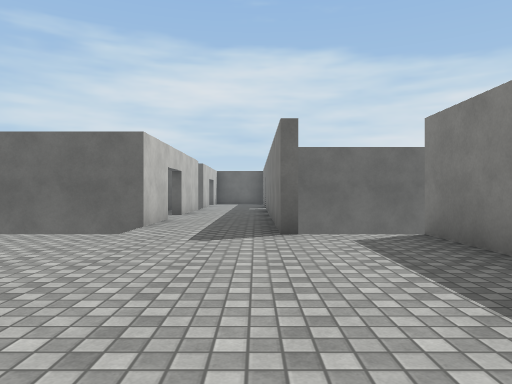
view 1 (above)

16 first-person views from a walk through a 3-D level made in the Unity game engine. The camera is 1.2 m above the floor, looks level and sees 70° across. The floor is counted in squares, 2 m on a side. Each view is taken from the middle of a square. On the plan, view 1 faces up. The plan holds only what a view shows up to about 10 squares ahead; the rest is blank. The player is left out. Surface patterns are stand-ins for the level's own textures.

view 2
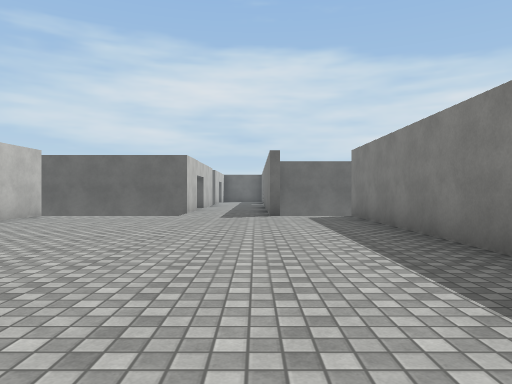

view 3
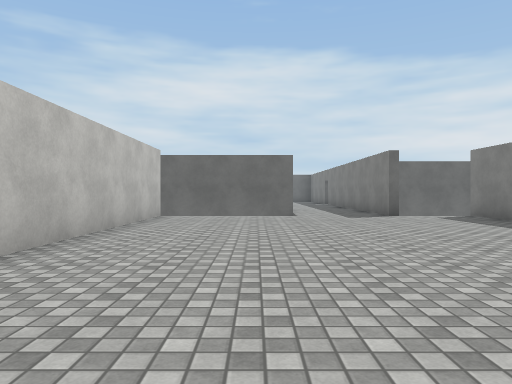

view 4
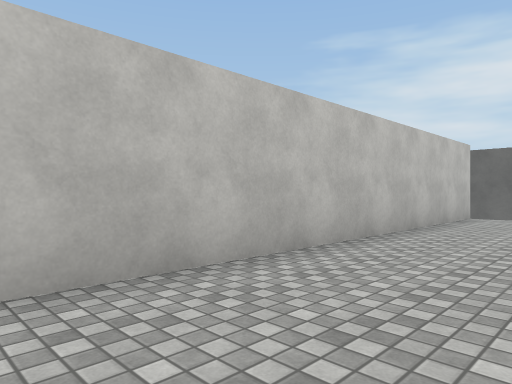

view 5
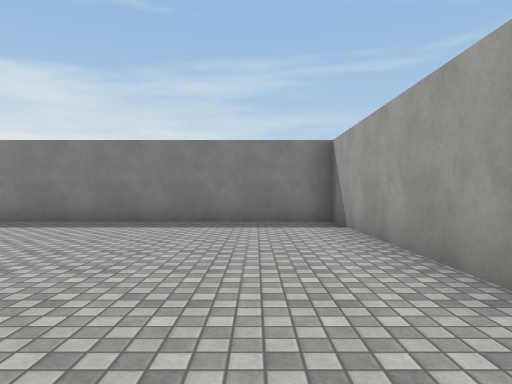

view 6
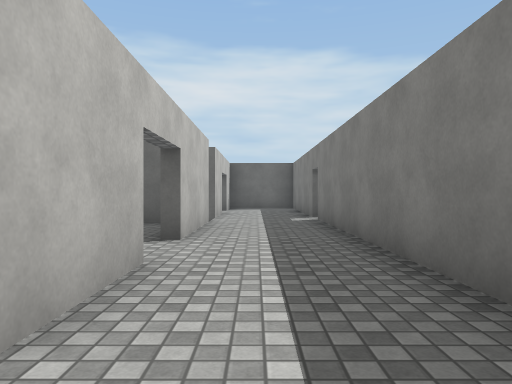

view 7
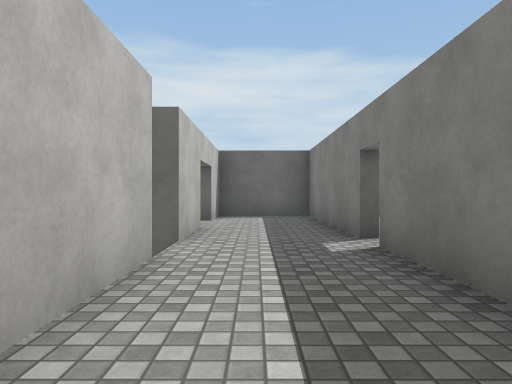

view 8
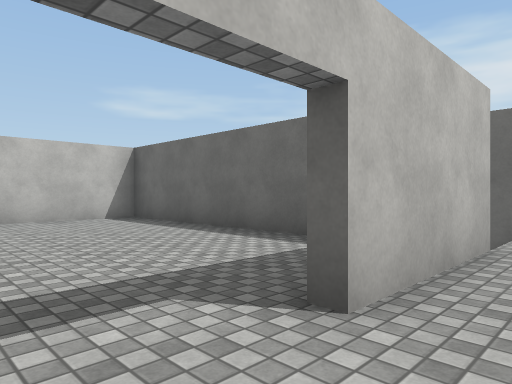

view 9
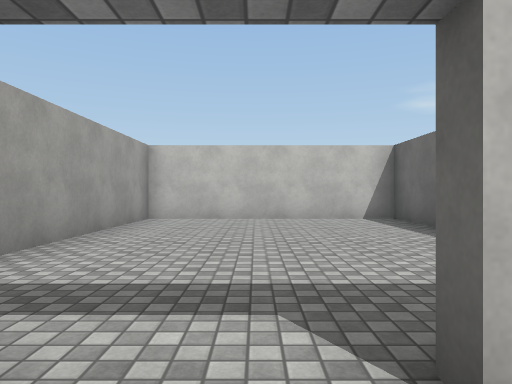

view 10
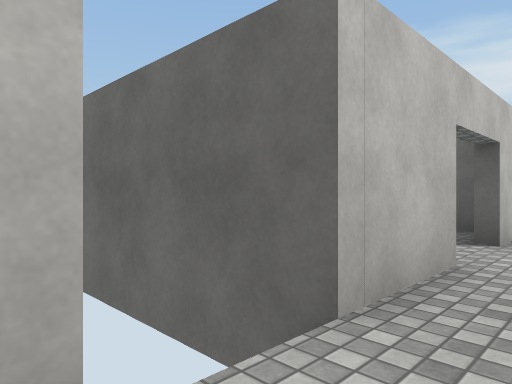

view 11
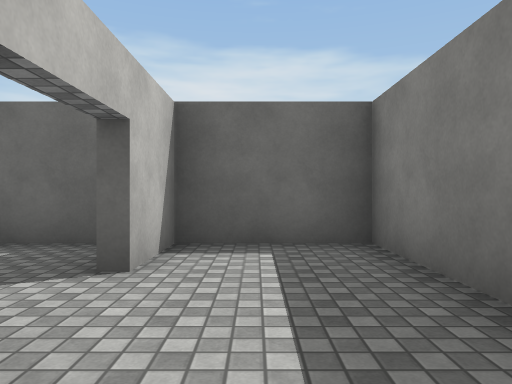

view 12
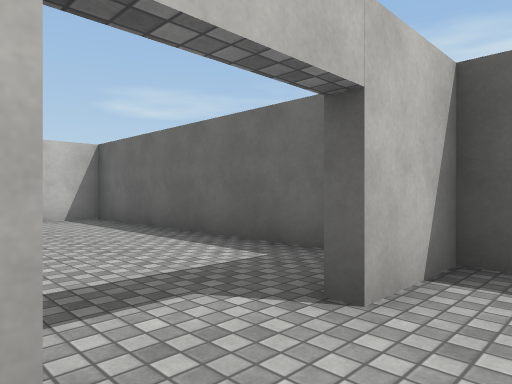

view 13
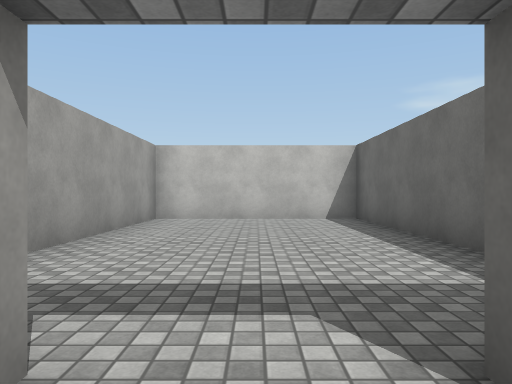

view 14
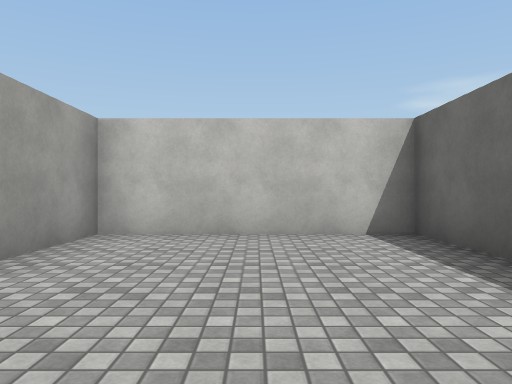

view 15
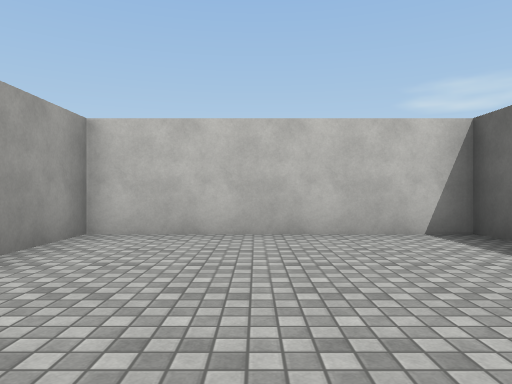

view 16
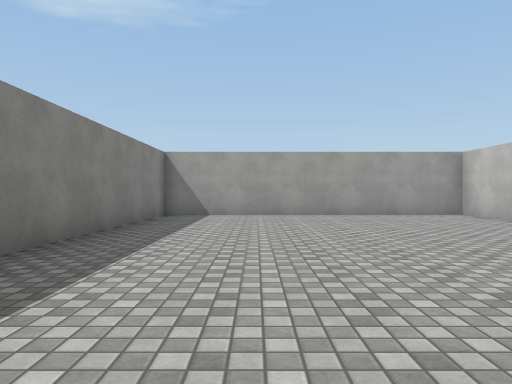

### Floor plan
Ten units are one square. View 1 is at (0, 0); x grows to the right and y downward. Boxes are objects, and circles mark ways between rooms. Rooms are numbered by the first view taken in them; rooms with no view inside come last. Other rooms are left out.
<svg viewBox="-97 -188 132 239">
<path fill="none" stroke="#000" d="M4 -52 4 -130M-54 -52 -54 46 24 46 24 -52M-19 -81 -19 -63 -58 -63M-19 -124 -19 -95M4 -138 4 -183 -19 -183 -19 -168M-19 -154 -19 -135M-25 -183 -92 -183 -92 -138 -45 -138M-28 -121 -92 -121 -92 -66 -44 -66"/>
<circle cx="-20" cy="-160" r="3" fill="#2a7"/>
<circle cx="-20" cy="-90" r="3" fill="#2a7"/>
<text x="-10" y="-20">1</text>
<text x="-60" y="-160">2</text>
<text x="-60" y="-90">3</text>
</svg>
Room 1 opens to room 2. Room 1 opens to room 3.

Where each view was taken, in squares from view 1:
view 1: 0 up, 0 right, facing up
view 2: 4 down, 0 right, facing up
view 3: 4 down, 3 left, facing up
view 4: 4 down, 3 left, facing up-left
view 5: 3 down, 5 left, facing right
view 6: 5 up, 1 left, facing up
view 7: 9 up, 1 left, facing up
view 8: 8 up, 1 left, facing up-left
view 9: 9 up, 1 left, facing left
view 10: 12 up, 1 left, facing up-left
view 11: 14 up, 1 left, facing up
view 12: 15 up, 1 left, facing up-left
view 13: 16 up, 1 left, facing left
view 14: 16 up, 4 left, facing left
view 15: 9 up, 4 left, facing left
view 16: 5 up, 0 right, facing down
